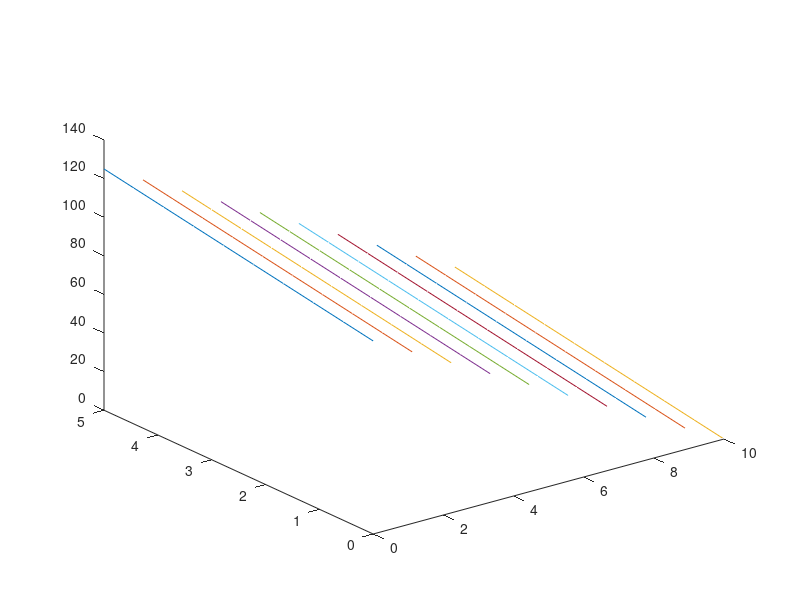

MATLAB code for this plot:
clear
clc

# Item 4. do trabalho usando para testar o programa com uma função conhecida.

intervalX = [0,10]
intervalY = [0,5]

x = linspace(intervalX(1),intervalX(2),10)
y = linspace(intervalY(1),intervalY(2),10)
[xx,yy] = meshgrid(x,y)
# F(x,y)
#mesh(xx,yy,(xx*(10-xx)+yy*(5-yy))/5)
plot3(xx,yy,(xx*(10-xx)+yy*(5-yy))/5)
# V(x,y)
#mesh(xx,yy,(xx*(10-xx)*yy*(5-yy))/10)

